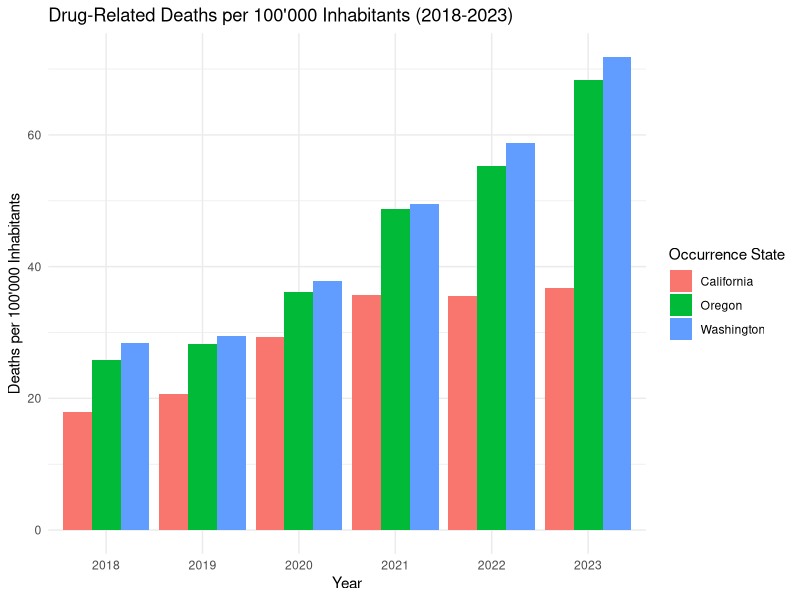
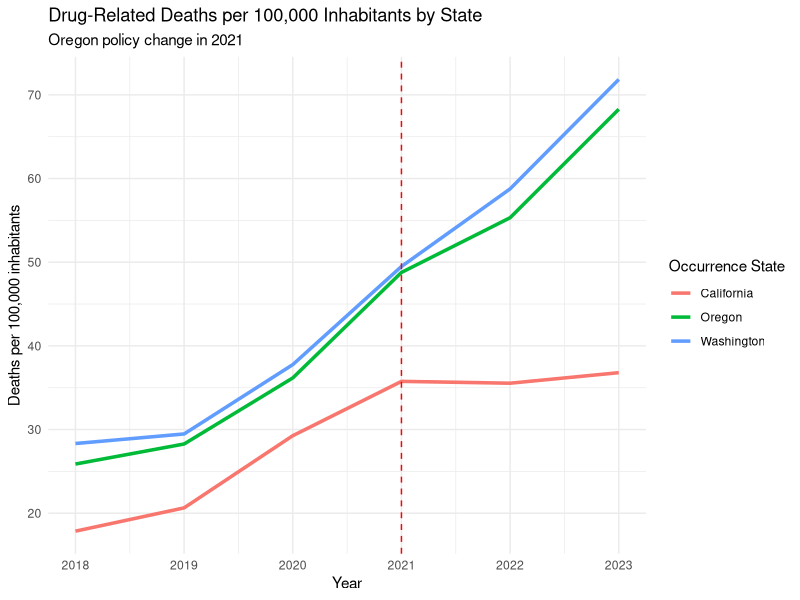
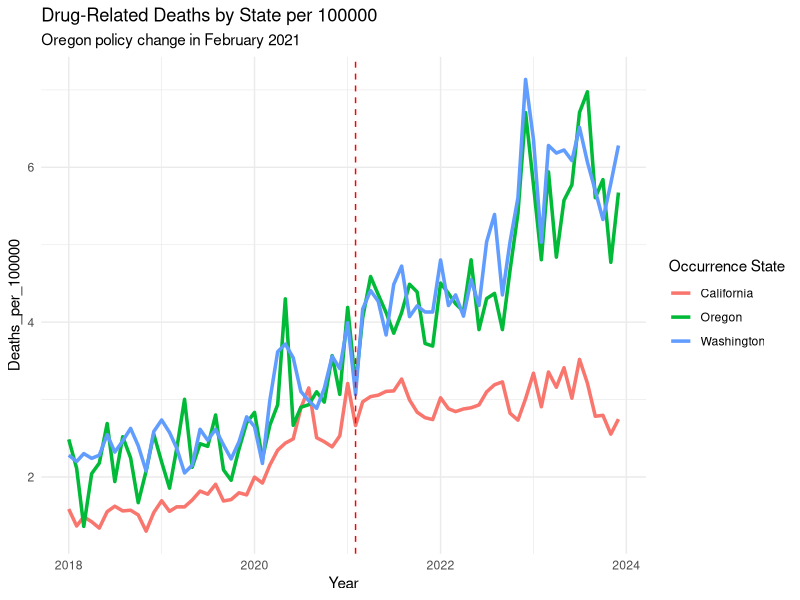
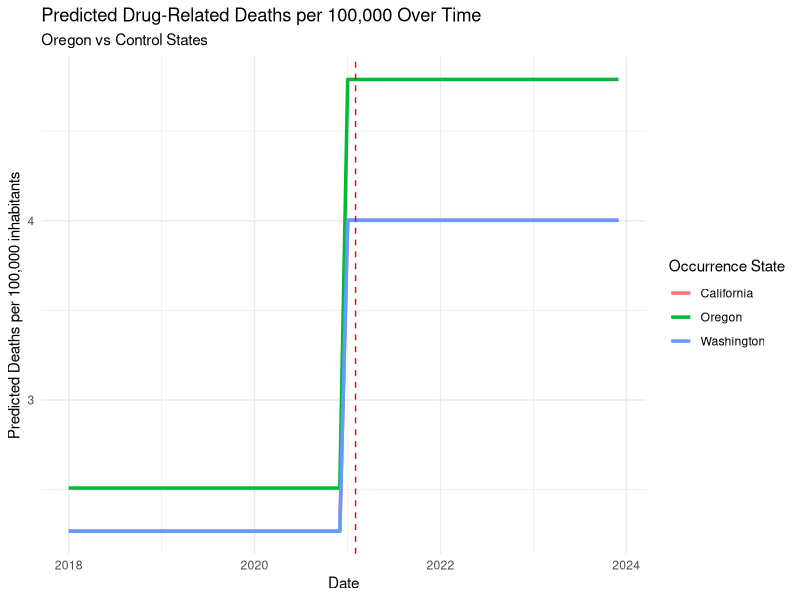
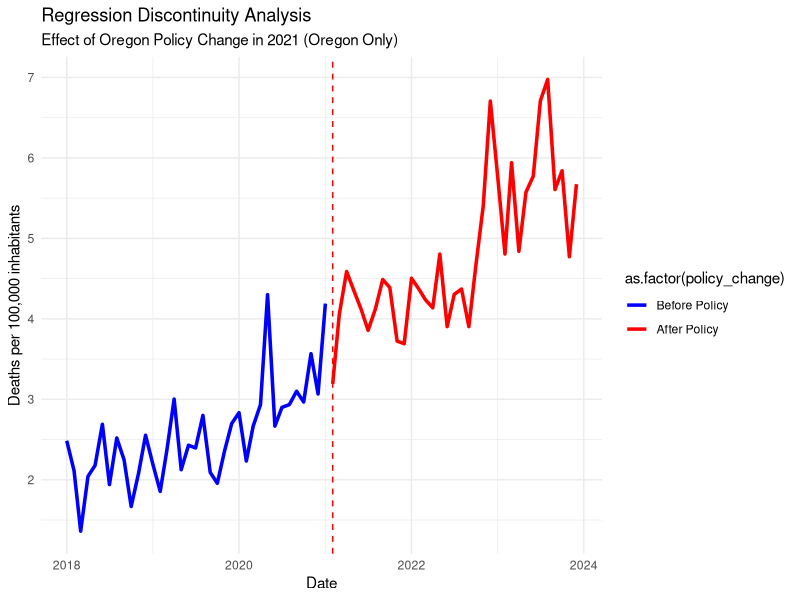
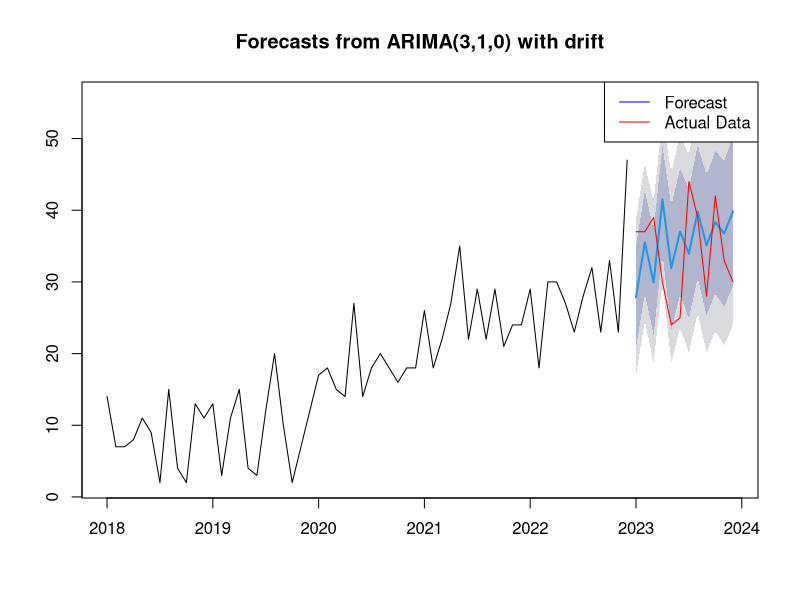
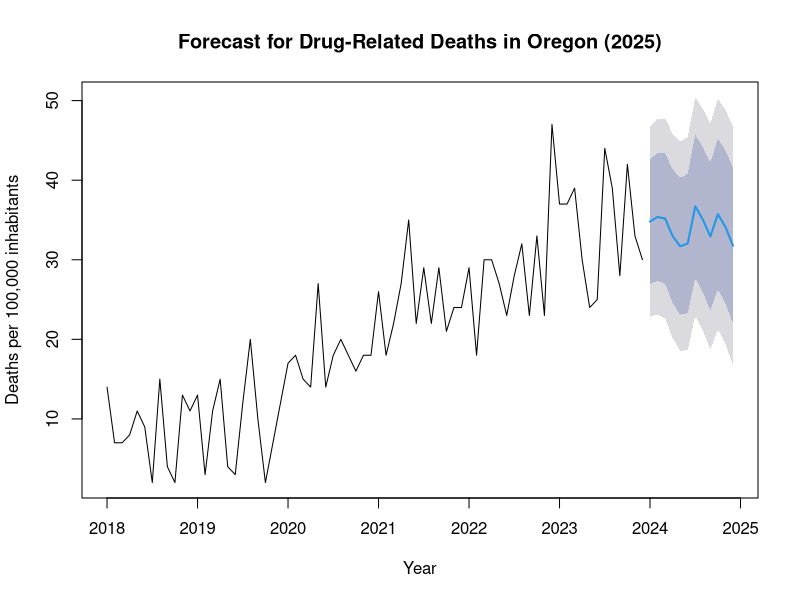

Here is the R script that generated these plots, in order: (Note: this script raises an error after producing the figures.)
## ---- chunk 1
knitr::opts_chunk$set(echo = TRUE)
## ---- chunk 2
library(readxl)
library(dplyr)
library(zoo)
library(lubridate)
library(ggplot2)
library(tidyr)
library(lmtest)
library(sandwich)
library(forecast)

#globally exclude code chunks from the output
knitr::opts_chunk$set(echo = FALSE)

#globally turn on caching
knitr::opts_chunk$set(cache = TRUE)

# globally turn off warnings and messages
knitr::opts_chunk$set(warning = FALSE)
knitr::opts_chunk$set(message = FALSE)

# globally set the theme for ggplot
theme_set(theme_minimal())

#setting directory
#setwd(dirname(rstudioapi::getSourceEditorContext()$path))
getwd()
## ---- chunk 3
# load the relevant part of the Data set, exclude notes starting from row 4374
Data <- read_excel("data/Drug_related_Deaths_2018-2024.xlsx", n_max = 4374)


# Overview for the Data
head(Data, 10)
str(Data)

## ---- chunk 4
# Read population data from Excel file for each region

# Load the population data from the first range (D244:M244)
population_oregon_1 <- read_excel("data/Ca_Or_Wa Population 2010-23.xlsx", 
                                  sheet = "Oregon", 
                                  range = "D244:M244", 
                                  col_names = FALSE)  # Disable header reading

# Load the population data from the second range (Q244:T244)
population_oregon_2 <- read_excel("data/Ca_Or_Wa Population 2010-23.xlsx", 
                                  sheet = "Oregon", 
                                  range = "Q244:T244", 
                                  col_names = FALSE)  # Disable header reading

# Combine the two data frames (horizontally) into one row
population_oregon <- cbind(population_oregon_1, population_oregon_2)

# Manually set the column names (years 2010 to 2023)
colnames(population_oregon) <- 2010:2023



# Load the population data from the first range in California
population_california_1 <- read_excel("data/Ca_Or_Wa Population 2010-23.xlsx", 
                                  sheet = "California", 
                                  range = "D487:M487", 
                                  col_names = FALSE)  # Disable header reading

# Load the population data from the second range (Q487:T487)
population_california_2 <- read_excel("data/Ca_Or_Wa Population 2010-23.xlsx", 
                                  sheet = "California", 
                                  range = "Q487:T487", 
                                  col_names = FALSE)  # Disable header reading

# Combine the two data frames (horizontally) into one row
population_california <- cbind(population_california_1, population_california_2)

# Manually set the column names (years 2010 to 2023)
colnames(population_california) <- 2010:2023



# Load the population data from the first range in Washington
population_washington_1 <- read_excel("data/Ca_Or_Wa Population 2010-23.xlsx", 
                                  sheet = "Washington", 
                                  range = "D286:M286", 
                                  col_names = FALSE)  # Disable header reading

# Load the population data from the second range 
population_washington_2 <- read_excel("data/Ca_Or_Wa Population 2010-23.xlsx", 
                                  sheet = "Washington", 
                                  range = "Q286:T286", 
                                  col_names = FALSE)  # Disable header reading

# Combine the two data frames (horizontally) into one row
population_washington <- cbind(population_washington_1, population_washington_2)

# Manually set the column names (years 2010 to 2023)
colnames(population_washington) <- 2010:2023


# Combine population data into a single data frame with an added column for state
population_data <- bind_rows(
  population_oregon %>% mutate(State = "Oregon"),
  population_washington %>% mutate(State = "Washington"),
  population_california %>% mutate(State = "California")
)


# Remove the temporary variables from the environment
rm(population_oregon_1, population_oregon_2, population_washington_1, 
   population_washington_2, population_california_1, population_california_2,
   population_oregon, population_washington, population_california)

# Convert wide format to long format
population_data <- population_data %>%
  pivot_longer(cols = -State,    # All columns except 'State'
               names_to = "year",   # The new column for years
               values_to = "population_count")  # The new column for population counts

#Convert year column to numeric
population_data$year <- as.numeric(population_data$year)  

## ---- chunk 5

# look into Dates 
unique(Data$Month)

# Delete Notes column without grepl 
Data <- Data[, !grepl("Notes", names(Data))]

# Delete Row Sep., 2024 since the data is not complete
Data <- Data[Data$Month != "Sep., 2024 (provisional and partial)", ]

# Create column Provisional (TRUE/FALSE) based on the col Month '(provisional)'
Data$Provisional <- grepl("\\(provisional\\)", Data$Month)

# Delete " (provisional)" from the Date
####Data$Month <- gsub(" \\(provisional\\)", "", Data$Month)

# Convert into Date Variable
####Data$Month <- as.yearmon(Data$Month, format = "%b., %Y")
Data <- Data %>%
  #mutate(`Month` = as.yearmon(`Month Code`, format = "%Y/%m"))
    mutate(`Month` = ym(`Month Code`))


#### look into Deaths
#### Data$Deaths

# count of "Suppressed"
sum(Data$Deaths == "Suppressed")

# Some of the numbers are "Suppressed" this means that there are between 1 and 9 cases
# To use Deaths as a number we can leave them as NA's or substitute by a random number between 1 and 9

# Set seed for reproducibility if needed
set.seed(23)  

# Replace "Suppressed" in the Death column with a random number between 1 and 9
Data$Deaths <- ifelse(Data$Deaths == "Suppressed", sample(1:9, sum(Data$Deaths == "Suppressed"), replace = TRUE), Data$Deaths)
Data$Deaths <- as.numeric(Data$Deaths)

summary(Data)
sum(Data$Deaths == "Suppressed")
# Delete all columns that end on Code, they are duplicates of the other columns
Data <- Data[, !grepl("Code$", names(Data))]

# keep one version of the Dataset with all Deaths
Data_complete <- Data

# Filters the data to only include drug-induced deaths (removes alcohol-induced and non-drug related deaths)
Data <- Data %>% filter(`UCD - Drug/Alcohol Induced` == "Drug-induced causes")

glimpse(Data)
## ---- chunk 6

# Filter the data for each complete years 2018 to 2023 and make sure to use only durg induced cases
Data_18_23 <- Data %>%
  filter(`Month` >= ym("2018-01") & `Month` <= ym("2023-12"))

# Group the data by occurrence state and year, then sum deaths per year
Data_18_23 <- Data_18_23 %>%
  group_by(`Occurrence State`, year = year(`Month`)) %>%
  summarise(Deaths = sum(Deaths))

# Merge the death data with population data by state and year
Data_with_population <- Data_18_23 %>%
  left_join(population_data, by = c("Occurrence State" = "State", "year" = "year"))

# Calculate deaths per 100,000 inhabitants for each year
Data_with_population <- Data_with_population %>%
  mutate(Deaths_per_100000 = (Deaths / population_count) * 100000)


# Plot the number of deaths per 10,000 inhabitants for each year and state
ggplot(Data_with_population, aes(x = factor(year), y = Deaths_per_100000, fill = `Occurrence State`)) +
  geom_bar(stat = "identity", position = "dodge") +
  labs(title = "Drug-Related Deaths per 100'000 Inhabitants (2018-2023)",
       x = "Year",
       y = "Deaths per 100'000 Inhabitants")


# Plot the trends over time for each state per year
ggplot(Data_with_population, aes(x = year, y = Deaths_per_100000, color = `Occurrence State`)) +
  geom_line(linewidth = 1.2) +
  geom_vline(xintercept = 2021, linetype = "dashed", color = "red") +  # Mark the policy change
  labs(title = "Drug-Related Deaths per 100,000 Inhabitants by State",
       subtitle = "Oregon policy change in 2021",
       x = "Year", y = "Deaths per 100,000 inhabitants")
## ---- chunk 7

# Filter the data for each complete month in 2018 to 2023 
Data_monthly <- Data %>%
  filter(`Month` >= ym("2018-01") & `Month` <= ym("2023-12"))

# Group the data by occurrence state and month, then sum deaths per month
Data_monthly <- Data_monthly %>%
  group_by(`Occurrence State`, year = year(`Month`), month = month(`Month`)) %>%
  summarise(Deaths = sum(Deaths))


# Merge the death data with population data by state and year
Data_monthly <- Data_monthly %>%
  left_join(population_data, by = c("Occurrence State" = "State", "year" = "year"))

# Calculate deaths per 100,000 inhabitants for each year
Data_monthly <- Data_monthly  %>%
  mutate(Deaths_per_100000 = (Deaths / population_count) * 100000)


# Create 'treatment' and 'post_policy' variables
Data_monthly <- Data_monthly %>%
  mutate(
    treatment = ifelse(`Occurrence State` == "Oregon", 1, 0),  # 1 for Oregon, 0 for California/Washington
    post_policy = ifelse(year >= 2021, 1, 0),  # 1 for years 2021 and later
    interaction = treatment * post_policy  # Interaction term for DiD
  )

# Create a new date column by combining year and month
Data_monthly <- Data_monthly %>%
  mutate(date = ym(paste(year, month, sep = "-")))  # Combine year and month into a date


# Difference-in-Differences (DiD) regression model with Deaths_per_100000

did_model <- lm(Deaths_per_100000 ~ treatment + post_policy + interaction, data = Data_monthly)
summary(did_model)

# Robust standard errors to handle heteroscedasticity
coeftest(did_model, vcov = vcovHC(did_model, type = "HC1"))

## ---- chunk 8
# Plot DiD Results
# Plot the trends over time for each state
ggplot(Data_monthly, aes(x = date, y = Deaths_per_100000, color = `Occurrence State`)) +
  geom_line(linewidth = 1.2) +
  geom_vline(xintercept = as.Date("2021-02-01"), linetype = "dashed", color = "red") +  # Mark the policy change
  labs(title = "Drug-Related Deaths by State per 100000",
       subtitle = "Oregon policy change in February 2021",
       x = "Year", y = "Deaths_per_100000")


# Generate predicted values based on the model
Data_monthly$predicted <- predict(did_model, newdata = Data_monthly)

# Visualize the predicted trends
ggplot(Data_monthly, aes(x = date, y = predicted, color = `Occurrence State`)) +
  geom_line(linewidth = 1.2) +
  geom_vline(xintercept = as.Date("2021-02-01"), linetype = "dashed", color = "red") +  # Mark the policy change
  labs(title = "Predicted Drug-Related Deaths per 100,000 Over Time",
       subtitle = "Oregon vs Control States",
       x = "Date", y = "Predicted Deaths per 100,000 inhabitants")
## ---- chunk 9
# Make a Difference-in-Differences model for the years 2018-2020 as a placebo test
Data_placebo <- Data_monthly %>%
  filter(date >= as.Date("2018-01-01") & date <= as.Date("2020-12-01"))

# Create 'treatment' and 'post_policy' variables for the placebo test
Data_placebo <- Data_placebo %>%
  mutate(
    treatment = ifelse(`Occurrence State` == "Oregon", 1, 0),  # 1 for Oregon, 0 for California/Washington
    post_policy = ifelse(year >= 2019, 1, 0),  # 1 for years 2019 and later
    interaction = treatment * post_policy  # Interaction term for DiD
  )

# Difference-in-Differences (DiD) model for the placebo test
did_model_placebo <- lm(Deaths_per_100000 ~ treatment + post_policy + interaction, data = Data_placebo)
summary(did_model_placebo)

# Robust standard errors for the placebo test
coeftest(did_model_placebo, vcov = vcovHC(did_model_placebo, type = "HC1"))
## ---- chunk 10
# Regression Discontinuity Analysis: To further validate the DiD results

# Filter the data for the entire period from 2018 to 2023
Data_RD <- Data_monthly %>%
  filter(date >= as.Date("2018-01-01") & date <= as.Date("2023-12-01") & `Occurrence State` == "Oregon")

# Create a binary variable for the policy change
Data_RD <- Data_RD %>%
  mutate(policy_change = ifelse(date >= as.Date("2021-02-01"), 1, 0))

# Fit a regression model to estimate the effect of the policy change
rd_model <- lm(Deaths_per_100000 ~ policy_change, data = Data_RD)
summary(rd_model)

# Robust standard errors to handle heteroscedasticity
coeftest(rd_model, vcov = vcovHC(rd_model, type = "HC1"))

# Plot the regression discontinuity analysis
ggplot(Data_RD, aes(x = date, y = Deaths_per_100000, color = as.factor(policy_change))) +
  geom_line(linewidth = 1.2) +
  geom_vline(xintercept = as.Date("2021-02-01"), linetype = "dashed", color = "red") +  # Mark the policy change
  # Legend
  scale_color_manual(values = c("0" = "blue", "1" = "red"), labels = c("Before Policy", "After Policy")) +
  labs(title = "Regression Discontinuity Analysis",
       subtitle = "Effect of Oregon Policy Change in 2021 (Oregon Only)",
       x = "Date", y = "Deaths per 100,000 inhabitants")

## ---- chunk 11
# Filter the data for Oregon and clean it
data_oregon <- Data %>%
  filter(`Occurrence State` == "Oregon") %>%
  filter(!Deaths == "Suppressed") %>%   # Handle suppressed values (remove them for now) 
  mutate(Deaths = as.numeric(Deaths),    # Convert Deaths to numeric
         date = as.Date(paste0(Month, "-01")))  # Create a proper date column

# Create a time series object for Oregon deaths
ts_oregon <- ts(data_oregon$Deaths, start = c(2018, 1), frequency = 12)

# Split the data for training (2018-2022) and validation (2023)
train_ts <- window(ts_oregon, end = c(2022, 12))
valid_ts <- window(ts_oregon, start = c(2023, 1), end = c(2023, 12))
full_train_ts <- window(ts_oregon, end = c(2023, 12))

# Fit an ARIMA model (or other model)
arima_model <- auto.arima(train_ts)
full_arima_model <- auto.arima(full_train_ts)

# Forecast for the validation period (2023-2024)
forecast_2023_2024 <- forecast(arima_model, h = 12)

# Plot the forecast against the actual validation data
plot(forecast_2023_2024)
lines(valid_ts, col = "red")  # Add the actual data for comparison
legend("topright", legend = c("Forecast", "Actual Data"), col = c("blue", "red"), lty = 1)

# compute the accuracy of the model
accuracy(forecast_2023_2024, valid_ts)

# After validating the model, forecast for 2025
forecast_2025 <- forecast(full_arima_model, h = 12)

# Plot the forecast for 2025
plot(forecast_2025, main = "Forecast for Drug-Related Deaths in Oregon (2025)",
     xlab = "Year", ylab = "Deaths per 100,000 inhabitants")

## ---- chunk 12
# Panel Data Analysis
# Create a panel data set for the analysis
panel_data <- Data %>%
  select(`Occurrence State`, Month, Deaths) %>%
  mutate(State = factor(`Occurrence State`)) %>%
  select(-`Occurrence State`) %>%
  rename(Date = Month)

# Convert the Date column to a proper date format
panel_data$Date <- as.Date(paste0(panel_data$Date, "-01"))

# Aggregate the data to ensure unique state and date combinations
panel_data <- panel_data %>%
  group_by(State, Date) %>%
  summarise(Deaths = sum(Deaths, na.rm = TRUE)) %>%
  ungroup()

# Convert the data to a pdata.frame
pdata <- pdata.frame(panel_data, index = c("State", "Date"))

# Fit a panel data model to assess the impact of the policy change
panel_model <- plm(Deaths ~ lag(Deaths, 1), data = pdata, model = "within")

# Summarize the model
summary(panel_model)

# Robust standard errors for the panel data model
coeftest(panel_model, vcov = vcovHC(panel_model, type = "HC1"))

# Extract the index (State, Date) for the fitted model to align with fitted values
model_index <- index(panel_model)

# Create a dataframe with fitted values and corresponding index (State, Date)
fitted_data <- data.frame(State = model_index$State,
                          Date = model_index$Date,
                          Fitted = fitted(panel_model))

# Merge the fitted data with the original panel_data based on State and Date
panel_data_with_fitted <- merge(panel_data, fitted_data, by = c("State", "Date"))

# Plot the panel data model results using ggplot2
ggplot(panel_data_with_fitted, aes(x = Date, y = Deaths, color = State)) +
  geom_point() +
  geom_line(aes(y = Deaths), linetype = "solid") +  # Plot actual Deaths as solid line
  labs(title = "Panel Data Model Results",
       x = "Date",
       y = "Deaths",
       color = "State") +
  theme_minimal()

        ggplot(panel_data_with_fitted, aes(x = Date, y = Deaths, color = State)) +
      geom_point() +
      geom_line(aes(y = Deaths), linetype = "solid") +  # Plot actual Deaths as solid line
      geom_line(aes(y = Fitted), linetype = "dashed") +  # Plot fitted values as dashed line
      labs(title = "Panel Data Model Results",
           x = "Date",
           y = "Deaths",
           color = "State") +
      theme_minimal()
